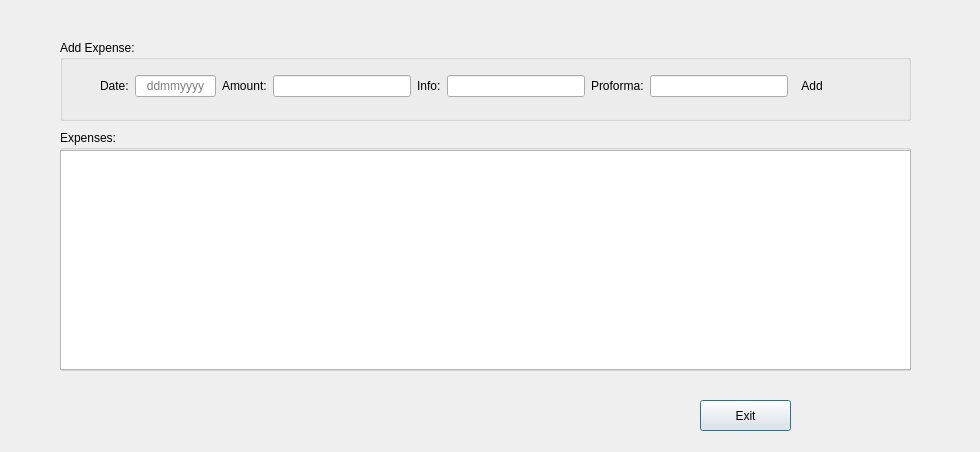
<?xml version="1.0" encoding="UTF-8"?>
<ui version="4.0">
 <class>Form</class>
 <widget class="QDialog" name="Form">
  <property name="geometry">
   <rect>
    <x>0</x>
    <y>0</y>
    <width>980</width>
    <height>452</height>
   </rect>
  </property>
  <property name="windowTitle">
   <string>Invoice Expense</string>
  </property>
  <widget class="QGroupBox" name="partial">
   <property name="geometry">
    <rect>
     <x>60</x>
     <y>130</y>
     <width>851</width>
     <height>241</height>
    </rect>
   </property>
   <property name="title">
    <string>Expenses:</string>
   </property>
   <property name="checkable">
    <bool>false</bool>
   </property>
   <property name="checked">
    <bool>false</bool>
   </property>
   <widget class="QTableView" name="view">
    <property name="geometry">
     <rect>
      <x>0</x>
      <y>20</y>
      <width>851</width>
      <height>220</height>
     </rect>
    </property>
    <property name="selectionBehavior">
     <enum>QAbstractItemView::SelectRows</enum>
    </property>
   </widget>
  </widget>
  <widget class="QPushButton" name="pushButton">
   <property name="geometry">
    <rect>
     <x>700</x>
     <y>400</y>
     <width>91</width>
     <height>31</height>
    </rect>
   </property>
   <property name="text">
    <string>Exit</string>
   </property>
  </widget>
  <widget class="QGroupBox" name="groupBox">
   <property name="geometry">
    <rect>
     <x>60</x>
     <y>40</y>
     <width>851</width>
     <height>81</height>
    </rect>
   </property>
   <property name="title">
    <string>Add Expense:</string>
   </property>
   <widget class="QWidget" name="">
    <property name="geometry">
     <rect>
      <x>40</x>
      <y>30</y>
      <width>730</width>
      <height>32</height>
     </rect>
    </property>
    <layout class="QHBoxLayout" name="horizontalLayout">
     <item>
      <widget class="QLabel" name="label">
       <property name="text">
        <string>Date:</string>
       </property>
      </widget>
     </item>
     <item>
      <widget class="QLineEdit" name="date">
       <property name="minimumSize">
        <size>
         <width>81</width>
         <height>22</height>
        </size>
       </property>
       <property name="maximumSize">
        <size>
         <width>81</width>
         <height>22</height>
        </size>
       </property>
       <property name="alignment">
        <set>Qt::AlignCenter</set>
       </property>
       <property name="placeholderText">
        <string>ddmmyyyy</string>
       </property>
      </widget>
     </item>
     <item>
      <widget class="QLabel" name="label_6">
       <property name="text">
        <string>Amount:</string>
       </property>
      </widget>
     </item>
     <item>
      <widget class="QLineEdit" name="amount">
       <property name="alignment">
        <set>Qt::AlignCenter</set>
       </property>
      </widget>
     </item>
     <item>
      <widget class="QLabel" name="label_7">
       <property name="text">
        <string>Info:</string>
       </property>
      </widget>
     </item>
     <item>
      <widget class="QLineEdit" name="info">
       <property name="alignment">
        <set>Qt::AlignCenter</set>
       </property>
      </widget>
     </item>
     <item>
      <widget class="QLabel" name="label_2">
       <property name="text">
        <string>Proforma:</string>
       </property>
      </widget>
     </item>
     <item>
      <widget class="QLineEdit" name="proforma">
       <property name="alignment">
        <set>Qt::AlignCenter</set>
       </property>
      </widget>
     </item>
     <item>
      <widget class="QToolButton" name="add">
       <property name="styleSheet">
        <string notr="true"/>
       </property>
       <property name="text">
        <string>Add</string>
       </property>
       <property name="icon">
        <iconset resource="../app/icons.qrc">
         <normaloff>:/new</normaloff>:/new</iconset>
       </property>
       <property name="iconSize">
        <size>
         <width>24</width>
         <height>24</height>
        </size>
       </property>
       <property name="toolButtonStyle">
        <enum>Qt::ToolButtonTextBesideIcon</enum>
       </property>
       <property name="autoRaise">
        <bool>true</bool>
       </property>
      </widget>
     </item>
    </layout>
   </widget>
  </widget>
 </widget>
 <resources>
  <include location="../app/icons.qrc"/>
 </resources>
 <connections>
  <connection>
   <sender>pushButton</sender>
   <signal>clicked()</signal>
   <receiver>Form</receiver>
   <slot>accept()</slot>
   <hints>
    <hint type="sourcelabel">
     <x>884</x>
     <y>482</y>
    </hint>
    <hint type="destinationlabel">
     <x>800</x>
     <y>474</y>
    </hint>
   </hints>
  </connection>
 </connections>
</ui>
